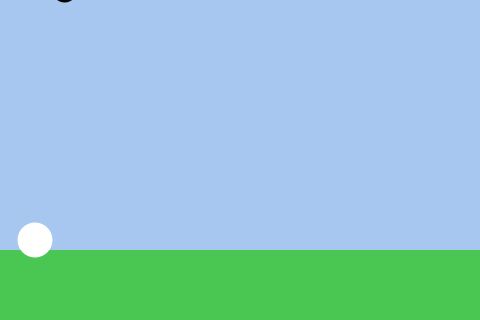
Frame 1 (no input)
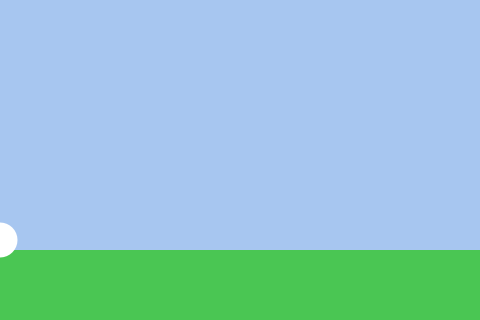
Frame 60 (the mouse pressed at the canvas centre just before this capture)
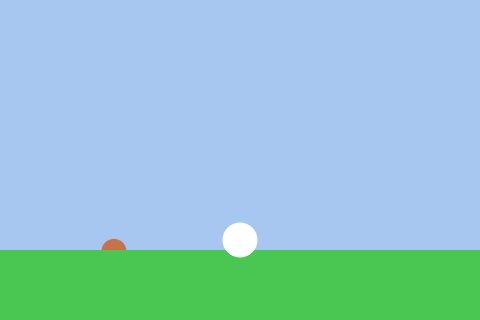
Frame 120 (the mouse held since frame 60 and released just before this capture)

The Processing sketch that drew these frames (run headless with seeded random() and noise(); from frame 60 on, the mouse is pressed at the canvas centre):

// Processing sketch: processing_100109
// ── processing_100109.pde

float px = width/2;
float py = 240;
float dx = random(width);
float dy = -10;
float easing = 0.3;
color dColor = color(#C6724A);
color pColor = 255;

void setup() {
  size(480, 320);
  smooth();
  noStroke();
  frameRate(24);
}
void draw() {  
  background(#A7C6F0);
  drop();
  fill(#4AC653);
  rect(0, 250, width, 75);
  player();
  collision();

}

void player(){
  float targetX = mouseX;
  px += (targetX - px) * easing;
  fill(pColor);
  ellipse(px, py, 35, 35);
}

void drop(){
  fill(dColor);
  ellipse(dx, dy, 25,25);
  float targetY = 400;
  dy += (targetY - dy) * easing/5;
  if(dy >=350){
    dy = 0;
    dx = random(width);
    dColor = color(#C6724A);
  }
}

void collision(){
  float pDist = dist(px,py,dx,dy);
  if(pDist <= 30){
    dColor = color(#A7C6F0);
    pColor = color(#FFF581);
  }
  else{
    pColor = 255;
  }
}
